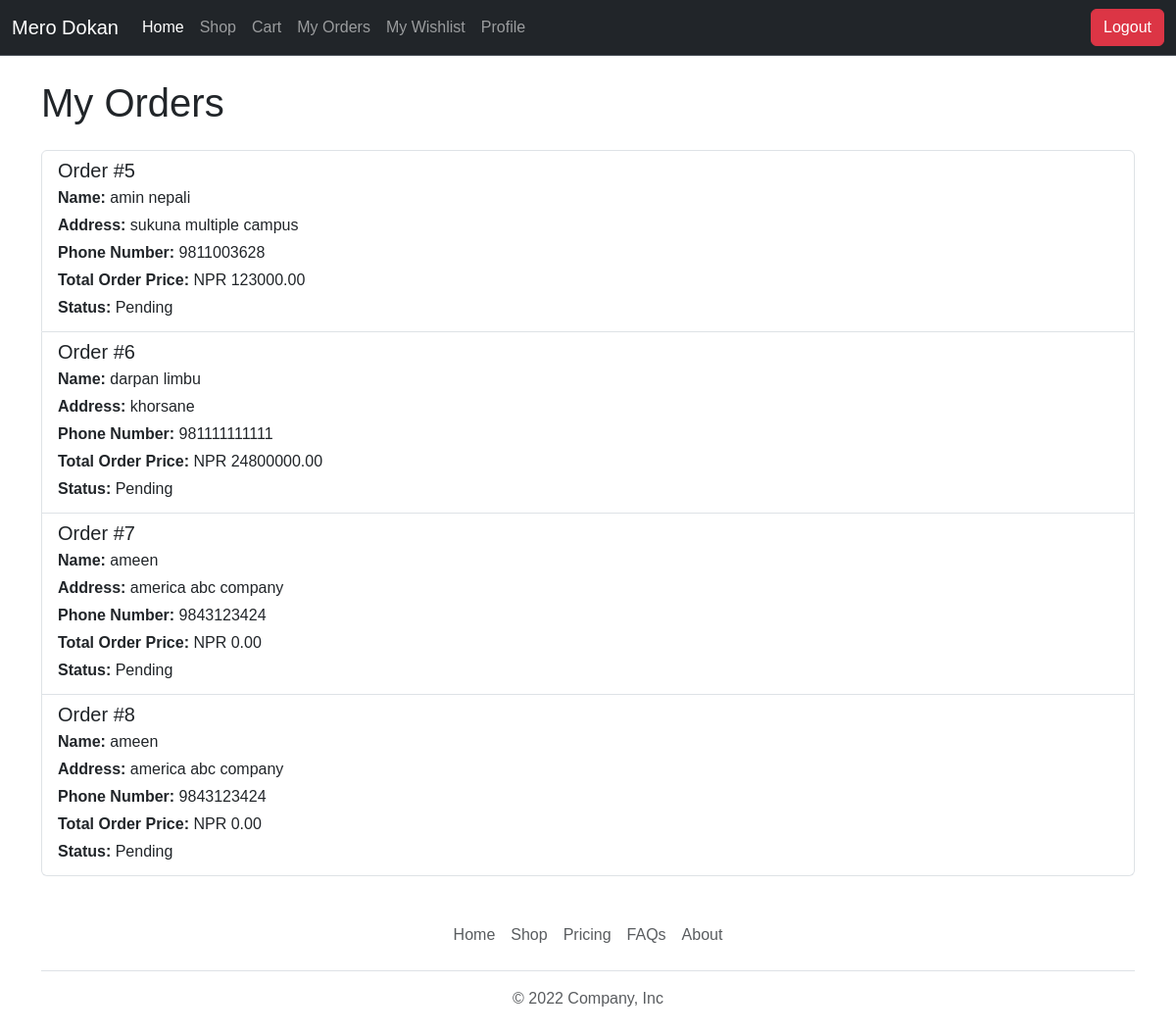
The app's page /orders/ (signed in) with its own data.
### ecommerce/models.py (models this page shows, shortened)
class Order(models.Model):
    STATUS_CHOICES = [
        ('Pending', 'Pending'),
        ('Delivered', 'Delivered'),
        ('Cancelled', 'Cancelled'),
    ]
    user = models.ForeignKey(User, on_delete=models.CASCADE)
    name = models.CharField(max_length=255)
    address = models.CharField(max_length=600)
    phone_number = models.CharField(max_length=15)
    total_order_price = models.DecimalField(max_digits=10,decimal_places=2,default=0)
    status = models.CharField(choices  = STATUS_CHOICES,default="Pending",max_length=255)

### ecommerce/views.py (the view)
# urls.py: path('orders/',orders),
def orders(request):
    user = request.user
    if user.is_authenticated:
        orders = Order.objects.filter(user = user)
    else:
        orders = None
    return render(request,'frontend/orders.html',{'orders':orders})

### templates/frontend/orders.html (shortened to what this page needs)
{% extends 'frontend/layout/main.html' %}
{% block content %}
<div class="container mt-4">
    <h1>My Orders</h1>
    {% if user.is_authenticated %}
    {% if orders %}
    <div class="list-group mt-4">
        {% for order in orders %}
        <div class="list-group-item">
            <h5 class="mb-1">Order #{{ order.id }}</h5>
            <p class="mb-1"><strong>Name:</strong> {{ order.name }}</p>
            <p class="mb-1"><strong>Address:</strong> {{ order.address }}</p>
            <p class="mb-1"><strong>Phone Number:</strong> {{ order.phone_number }}</p>
            <p class="mb-1"><strong>Total Order Price:</strong> NPR {{ order.total_order_price }}</p>
            <p class="mb-1"><strong>Status:</strong> {{ order.status }}</p>
        </div>
        {% endfor %}
    </div>
    {% else %}
    <p class="text-center">No orders available.</p>
    {% endif %}
    {% else %}
    <p>Please <a href="/login/">log in</a> to view your orders.</p>
    {% endif %}
</div>
{% endblock %}

### templates/frontend/layout/main.html (shortened to what this page needs)
<!DOCTYPE html>
<html lang="en">
<head>
    <link href="https://cdn.jsdelivr.net/npm/bootstrap@5.3.3/dist/css/bootstrap.min.css" rel="stylesheet"
>
</head>
<body
    style="font-family: 'Lucida Sans', 'Lucida Sans Regular', 'Lucida Grande', 'Lucida Sans Unicode', Geneva, Verdana, sans-serif;">
    <header>
        <nav class="navbar navbar-expand-lg bg-dark border-bottom border-body" data-bs-theme="dark">
            <div class="container-fluid">
                <a class="navbar-brand" href="#">Mero Dokan</a>
                <div class="collapse navbar-collapse" id="navbarSupportedContent">
                    <ul class="navbar-nav me-auto mb-2 mb-lg-0">
                        <li class="nav-item">
                            <a class="nav-link active" aria-current="page" href="/">Home</a>
                        </li>
                        <li class="nav-item">
                            <a class="nav-link" href="/shop/">Shop</a>
                        </li>
                        <li class="nav-item">
                            <a class="nav-link" href="/cart/">Cart</a>
                        </li>
                        <li class="nav-item">
                            <a class="nav-link" href="/orders/">My Orders</a>
                        </li>
                        <li class="nav-item">
                            <a class="nav-link" href="/wishlist/">My Wishlist</a>
                        </li>
                        <li class="nav-item">
                            <a class="nav-link">Profile</a>
                        </li>
                    </ul>
                    {% if user.is_authenticated %}
                    <a class="btn btn-danger" href="/logout/" >Logout</a>
                    {% else %}
                    <a class="btn btn-primary" href="/login/" >Sign In</a>
                    <a class="btn text-primary ms-1" href="/register/" >Sign Up</a>
                    {% endif %}
                </div>
            </div>
        </nav>
    </header>
    <main>
        {% block content %}{% endblock %}
    </main>
    <footer>
        <div class="container">
            <footer class="py-3 my-4">
                <ul class="nav justify-content-center border-bottom pb-3 mb-3">
                    <li class="nav-item"><a href="#" class="nav-link px-2 text-muted">Home</a></li>
                    <li class="nav-item"><a href="#" class="nav-link px-2 text-muted">Shop</a></li>
                    <li class="nav-item"><a href="#" class="nav-link px-2 text-muted">Pricing</a></li>
                    <li class="nav-item"><a href="#" class="nav-link px-2 text-muted">FAQs</a></li>
                    <li class="nav-item"><a href="#" class="nav-link px-2 text-muted">About</a></li>
                </ul>
                <p class="text-center text-muted">© 2022 Company, Inc</p>
            </footer>
        </div>
    </footer>
</body>
</html>

### records on screen
Order: id "5", name "amin nepali", address "sukuna multiple campus", phone_number "9811003628", total_order_price "123000.00", status "Pending"
Order: id "6", name "darpan limbu", address "khorsane", phone_number "981111111111", total_order_price "24800000.00", status "Pending"
Order: id "7", name "ameen", address "america abc company", phone_number "9843123424", total_order_price "0.00", status "Pending"
Order: id "8", name "ameen", address "america abc company", phone_number "9843123424", total_order_price "0.00", status "Pending"
